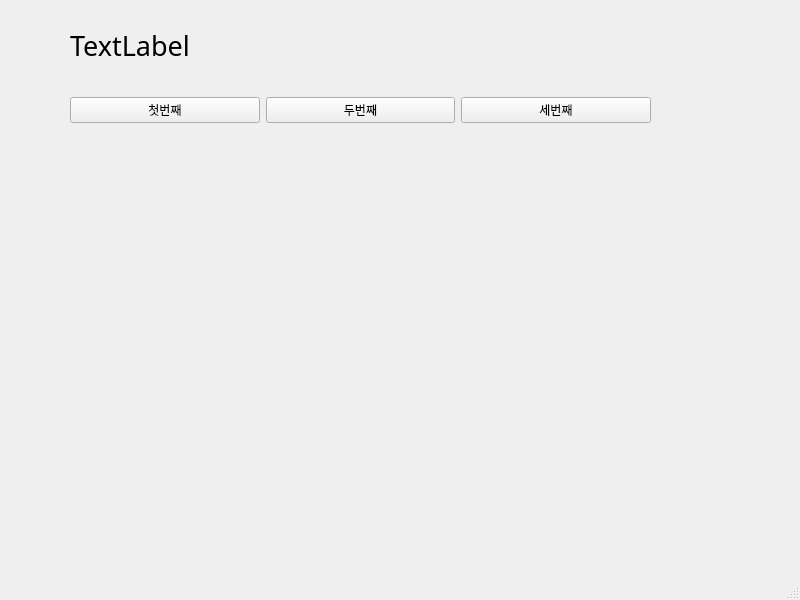
<?xml version="1.0" encoding="UTF-8"?>
<ui version="4.0">
 <class>MainWindow</class>
 <widget class="QMainWindow" name="MainWindow">
  <property name="geometry">
   <rect>
    <x>0</x>
    <y>0</y>
    <width>800</width>
    <height>600</height>
   </rect>
  </property>
  <property name="windowTitle">
   <string>MainWindow</string>
  </property>
  <widget class="QWidget" name="centralwidget">
   <widget class="QWidget" name="horizontalLayoutWidget">
    <property name="geometry">
     <rect>
      <x>70</x>
      <y>70</y>
      <width>581</width>
      <height>81</height>
     </rect>
    </property>
    <layout class="QHBoxLayout" name="horizontalLayout">
     <item>
      <widget class="QPushButton" name="pushButton_3">
       <property name="text">
        <string>첫번째</string>
       </property>
      </widget>
     </item>
     <item>
      <widget class="QPushButton" name="pushButton">
       <property name="text">
        <string>두번째</string>
       </property>
      </widget>
     </item>
     <item>
      <widget class="QPushButton" name="pushButton_2">
       <property name="text">
        <string>세번째</string>
       </property>
      </widget>
     </item>
    </layout>
   </widget>
   <widget class="QLabel" name="label">
    <property name="geometry">
     <rect>
      <x>70</x>
      <y>30</y>
      <width>581</width>
      <height>31</height>
     </rect>
    </property>
    <property name="font">
     <font>
      <family>맑은 고딕</family>
      <pointsize>20</pointsize>
     </font>
    </property>
    <property name="text">
     <string>TextLabel</string>
    </property>
   </widget>
  </widget>
  <widget class="QMenuBar" name="menubar">
   <property name="geometry">
    <rect>
     <x>0</x>
     <y>0</y>
     <width>800</width>
     <height>21</height>
    </rect>
   </property>
  </widget>
  <widget class="QStatusBar" name="statusbar"/>
 </widget>
 <resources/>
 <connections>
  <connection>
   <sender>pushButton_3</sender>
   <signal>clicked()</signal>
   <receiver>MainWindow</receiver>
   <slot>firstClick()</slot>
   <hints>
    <hint type="sourcelabel">
     <x>162</x>
     <y>133</y>
    </hint>
    <hint type="destinationlabel">
     <x>225</x>
     <y>186</y>
    </hint>
   </hints>
  </connection>
  <connection>
   <sender>pushButton</sender>
   <signal>clicked()</signal>
   <receiver>MainWindow</receiver>
   <slot>secondClick()</slot>
   <hints>
    <hint type="sourcelabel">
     <x>358</x>
     <y>141</y>
    </hint>
    <hint type="destinationlabel">
     <x>388</x>
     <y>173</y>
    </hint>
   </hints>
  </connection>
  <connection>
   <sender>pushButton_2</sender>
   <signal>clicked()</signal>
   <receiver>MainWindow</receiver>
   <slot>thirdClick()</slot>
   <hints>
    <hint type="sourcelabel">
     <x>555</x>
     <y>134</y>
    </hint>
    <hint type="destinationlabel">
     <x>589</x>
     <y>162</y>
    </hint>
   </hints>
  </connection>
 </connections>
 <slots>
  <slot>firstClick()</slot>
  <slot>secondClick()</slot>
  <slot>thirdClick()</slot>
 </slots>
</ui>
